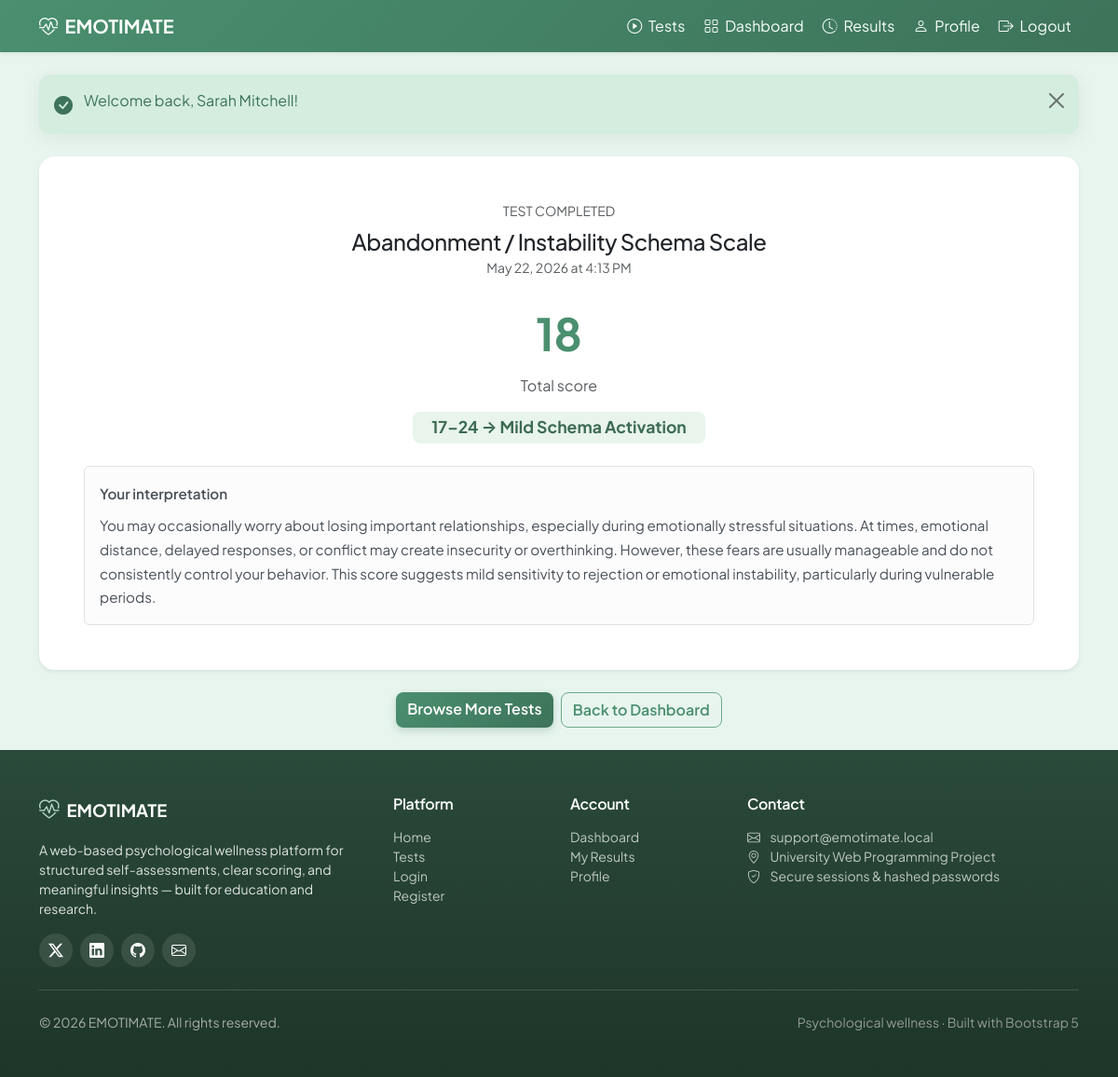
Page /tests/result.php?id=1 (signed in) on the committed database.
### tables this page shows
CREATE TABLE results (
    id INT AUTO_INCREMENT PRIMARY KEY,
    user_id INT NOT NULL,
    test_id INT NOT NULL,
    score INT NOT NULL,
    interpretation VARCHAR(255),
    created_at TIMESTAMP DEFAULT CURRENT_TIMESTAMP,
    FOREIGN KEY (user_id) REFERENCES users (id) ON DELETE CASCADE,
    FOREIGN KEY (test_id) REFERENCES tests (id) ON DELETE CASCADE
);

CREATE TABLE tests (
    id INT AUTO_INCREMENT PRIMARY KEY,
    category_id INT NULL,
    title VARCHAR(255) NOT NULL,
    description TEXT,
    instructions TEXT,
    created_at TIMESTAMP DEFAULT CURRENT_TIMESTAMP,
    FOREIGN KEY (category_id) REFERENCES test_categories (id) ON DELETE SET NULL
);

### includes/test_helpers.php (called while the page is built, shortened)
<?php
function fetch_result_for_user(mysqli $conn, int $resultId, int $userId): ?array
{
    $stmt = $conn->prepare(
        'SELECT r.id, r.user_id, r.test_id, r.score, r.interpretation, r.created_at, t.title
         FROM results r
         INNER JOIN tests t ON t.id = r.test_id
         WHERE r.id = ? AND r.user_id = ?
         LIMIT 1'
    );
    $stmt->bind_param('ii', $resultId, $userId);
    $stmt->execute();
    $id = $user = $testId = $score = $interpretation = $createdAt = $testTitle = null;
    $stmt->bind_result($id, $user, $testId, $score, $interpretation, $createdAt, $testTitle);
    return [
        'id'             => (int) $id,
        'user_id'        => (int) $user,
        'test_id'        => (int) $testId,
        'score'          => (int) $score,
        'interpretation' => (string) $interpretation,
        'created_at'     => (string) $createdAt,
        'test_title'     => (string) $testTitle,
    ];
}

### includes/user_helpers.php (called while the page is built, shortened)
<?php
function interpretation_badge_class(string $interpretation): string
{
    return match ($interpretation) {
        'Low', 'Minimal', 'Strong' => 'interpretation-low',
        'Mild' => 'interpretation-mild',
        'Moderate', 'ModeratelySevere', 'Medium' => 'interpretation-moderate',
        'High', 'Severe', 'Significant' => 'interpretation-high',
        default => 'interpretation-medium',
    };
}

### includes/schema_interpretation_helpers.php (called while the page is built, shortened)
<?php
function schema_interpretation_for_test(string $testTitle, string $tier): array
{
    $slug = schema_slug_from_test_title($testTitle);
    $texts = schema_interpretation_texts();
    if ($slug !== null && isset($texts[$slug][$tier])) {
        return $texts[$slug][$tier];
    }
    return schema_interpretation_details($tier);
}
function schema_slug_from_test_title(string $title): ?string
{
    $map = [
        'abandonment'          => ['abandonment', 'instability'],
        'mistrust'             => ['mistrust', 'abuse'],
        'emotional_deprivation' => ['emotional deprivation'],
        'defectiveness'        => ['defectiveness', 'shame'],
        'social_isolation'     => ['social isolation', 'alienation'],
        'dependence'           => ['dependence', 'incompetence'],
        'vulnerability'         => ['vulnerability', 'harm or illness', 'harm/illness'],
        'enmeshment'           => ['enmeshment', 'undeveloped self'],
        'failure'              => ['failure schema', 'failure'],
        'entitlement'          => ['entitlement', 'grandiosity'],
        'self_control'          => ['insufficient self-control', 'self-control', 'self-discipline'],
        'subjugation'           => ['subjugation'],
        'self_sacrifice'        => ['self-sacrifice', 'self sacrifice'],
        'approval_seeking'      => ['approval-seeking', 'approval seeking', 'recognition-seeking', 'recognition seeking'],
        'negativity'            => ['negativity', 'pessimism'],
        'emotional_inhibition'  => ['emotional inhibition'],
        'unrelenting_standards' => ['unrelenting standards', 'hypercriticalness', 'hypercritical'],
        'punitiveness'          => ['punitiveness'],
    ];
    $lower = strtolower($title);
    foreach ($map as $slug => $needles) {
        foreach ($needles as $needle) {
            if (str_contains($lower, $needle)) {
                return $slug;
            }
        }
    }
    return null;
}

### includes/app.php (called while the page is built, shortened)
<?php
function app_url(string $path = ''): string
{
    $base = defined('APP_BASE') ? APP_BASE : '';
    $path = ltrim($path, '/');
    return $path === '' ? $base : $base . '/' . $path;
}

### tests/result.php (the view, shortened to what this page needs)
<?php
require_once __DIR__ . '/../includes/auth_check.php';
require_once __DIR__ . '/../config/database.php';
require_once __DIR__ . '/../includes/flash.php';
require_once __DIR__ . '/../includes/test_helpers.php';
require_once __DIR__ . '/../includes/user_helpers.php';
require_once __DIR__ . '/../includes/schema_interpretation_helpers.php';
$resultId = filter_input(INPUT_GET, 'id', FILTER_VALIDATE_INT) ?: 0;
$userId = (int) $_SESSION['user_id'];
$result = fetch_result_for_user($conn, $resultId, $userId);
$testId = (int) $result['test_id'];
$tier = $result['interpretation'];
$interpretationClass = interpretation_badge_class($tier);
$categoryName = null;
$test = fetch_test_details($conn, $testId);
if ($test !== null && $test['category_id'] !== null) {
    $category = fetch_category_by_id($conn, $test['category_id']);
    $categoryName = $category['name'] ?? null;
}
$isSchemaTest = is_schema_test($conn, $testId);
$resultDetails = null;
if ($isSchemaTest) {
    $resultDetails = schema_interpretation_for_test($result['test_title'], $tier);
} else {
    $resultDetails = assessment_interpretation_for_test($result['test_title'], $tier, $categoryName);
}
require_once __DIR__ . '/../includes/header.php';
require_once __DIR__ . '/../includes/navbar.php';
?>
<div class="container py-4">
    <div class="card shadow-sm border-0">
        <div class="card-body p-4 p-md-5 text-center">
            <p class="text-muted text-uppercase small mb-2">Test completed</p>
            <h1 class="h4 mb-1"><?= htmlspecialchars($result['test_title'], ENT_QUOTES, 'UTF-8') ?></h1>
            <p class="text-muted small mb-4">
                <?= htmlspecialchars(date('F j, Y \a\t g:i A', strtotime($result['created_at'])), ENT_QUOTES, 'UTF-8') ?>
            </p>
            <p class="result-score mb-2"><?= (int) $result['score'] ?></p>
            <p class="text-muted mb-3">Total score</p>
            <span class="badge interpretation-badge <?= htmlspecialchars($interpretationClass, ENT_QUOTES, 'UTF-8') ?>">
                <?php if ($resultDetails !== null && $resultDetails['range'] !== ''): ?>
                    <?= htmlspecialchars($resultDetails['range'], ENT_QUOTES, 'UTF-8') ?> → <?= htmlspecialchars($resultDetails['label'], ENT_QUOTES, 'UTF-8') ?>
                <?php elseif ($resultDetails !== null): ?>
                    <?= htmlspecialchars($resultDetails['label'], ENT_QUOTES, 'UTF-8') ?>
                <?php else: ?>
                    <?= htmlspecialchars($tier, ENT_QUOTES, 'UTF-8') ?> level
                <?php endif; ?>
            </span>
            <?php if ($resultDetails !== null): ?>
                <div class="alert alert-light border mt-4 mb-0 text-start schema-result-narrative">
                    <p class="mb-2 fw-semibold">Your interpretation</p>
                    <p class="mb-0"><?= nl2br(htmlspecialchars($resultDetails['summary'], ENT_QUOTES, 'UTF-8')) ?></p>
                </div>
            <?php endif; ?>
        </div>
    </div>
    <div class="d-flex flex-wrap gap-2 justify-content-center mt-4">
        <a href="<?= htmlspecialchars(app_url('tests/index.php'), ENT_QUOTES, 'UTF-8') ?>" class="btn btn-emotimate">
            Browse More Tests
        </a>
        <a href="<?= htmlspecialchars(app_url('user/dashboard.php'), ENT_QUOTES, 'UTF-8') ?>" class="btn btn-outline-emotimate">
            Back to Dashboard
        </a>
    </div>
</div>
<?php require_once __DIR__ . '/../includes/footer.php'; ?>

### assets/css/theme.css (style rules this page uses)
:root { --em-green-light: #e8f5ef; --em-green-soft: #b8d9c8; --em-green: #6bab8a; --em-green-dark: #4a8f6f; --em-green-darker: #3d7359; --em-text: #2f3e36; --em-muted: #5f7268; --em-shadow: 0 0.25rem 1.25rem rgba(47, 62, 54, 0.08); --em-shadow-hover: 0 0.75rem 2rem rgba(61, 115, 89, 0.14); --em-radius: 1rem; --em-transition: 0.2s ease; }
* { scroll-behavior: smooth; }
body { background-color: var(--em-green-light); color: var(--em-text); font-family: 'Plus Jakarta Sans', system-ui, -apple-system, sans-serif; min-height: 100vh; display: flex; flex-direction: column; }
h1, h2, h3, h4, h5, h6 { letter-spacing: -0.02em; }
.btn { border-radius: 0.5rem; font-weight: 600; transition: transform var(--em-transition), box-shadow var(--em-transition), background-color var(--em-transition); }
.btn-emotimate { background: linear-gradient(135deg, var(--em-green-dark), var(--em-green-darker)); border: none; color: #fff; box-shadow: 0 0.2rem 0.5rem rgba(61, 115, 89, 0.25); }
.btn-outline-emotimate { color: var(--em-green-dark); border-color: var(--em-green); background: transparent; }
.card { border: 0; border-radius: var(--em-radius); box-shadow: var(--em-shadow); }
a { color: var(--em-green-dark); transition: color var(--em-transition); }
.interpretation-badge { font-size: 0.85rem; padding: 0.35rem 0.75rem; border-radius: 0.5rem; }
.interpretation-mild { background-color: #e8f4ec; color: #3d6b52; }

### assets/css/tests.css (style rules this page uses)
.schema-result-narrative { line-height: 1.7; font-size: 0.95rem; }
.result-score { font-size: 3rem; font-weight: 700; color: var(--em-green-dark, #4a8f6f); }
.interpretation-badge { font-size: 1.1rem; padding: 0.5rem 1.25rem; }
.interpretation-mild { background-color: #e8f4ec; color: #3d6b52; }

### rows in the picture
results: test.title "Abandonment / Instability Schema Scale", created_at "May 22, 2026 at 4:13 PM", score "18", test+interpretation "17–24", test+interpretation "Mild Schema Activation", test+interpretation "You may occasionally worry about losing important relationships, especially during emotionally stressful situations. At times, emotional distance, delayed responses, or conflict may create insecurity or overthinking. However, these fears are usually manageable and do not consistently control your behavior. This score suggests mild sensitivity to rejection or emotional instability, particularly during vulnerable periods."

### other values in the picture
$message "Welcome back, Sarah Mitchell!"
